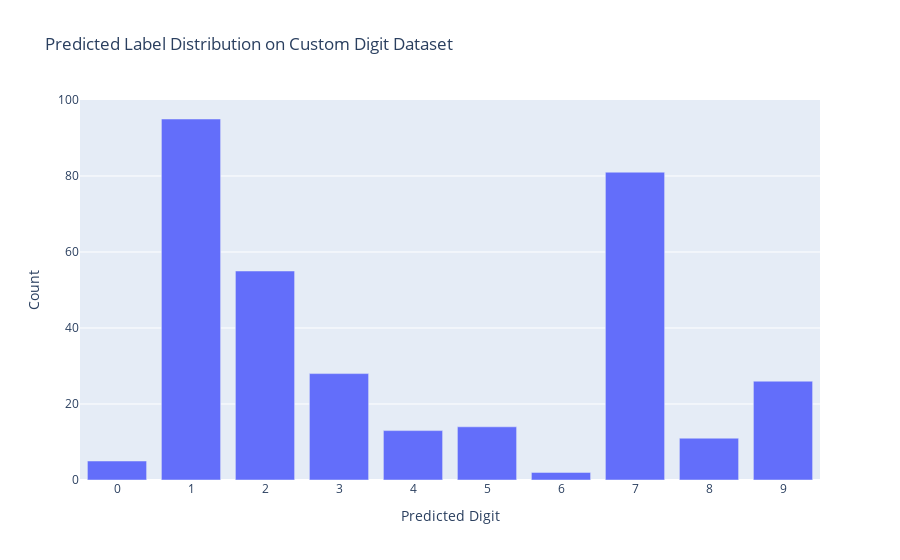

Notebook source saved alongside this figure:
### Code cell
preds = []
model.eval()
with no_grad():
    for img, _ in custom_loader:         
        out = model(img)
        p = out.argmax(dim=1).item()
        preds.append(p)

pred_counts = pd.Series(preds).value_counts().sort_index()

fig_pred = px.bar(
    x=pred_counts.index,
    y=pred_counts.values,
    labels={'x':'Predicted Digit','y':'Count'},
    title='Predicted Label Distribution on Custom Digit Dataset'
)
fig_pred.update_layout(xaxis=dict(tickmode='linear'))
fig_pred.show()

### Figure 1 — Plotly figure (JSON) as saved in the notebook; plotly's stock layout.template omitted (floating-point values rounded to 4 significant figures)
{"data": [{"hovertemplate": "Predicted Digit=%{x}<br>Count=%{y}<extra></extra>", "legendgroup": "", "marker": {"color": "#636efa", "pattern": {"shape": ""}}, "name": "", "orientation": "v", "showlegend": false, "textposition": "auto", "type": "bar", "x": [0, 1, 2, 3, 4, 5, 6, 7, 8, 9], "xaxis": "x", "y": [5, 95, 55, 28, 13, 14, 2, 81, 11, 26], "yaxis": "y"}], "layout": {"barmode": "relative", "legend": {"tracegroupgap": 0}, "title": {"text": "Predicted Label Distribution on Custom Digit Dataset"}, "xaxis": {"anchor": "y", "domain": [0, 1], "tickmode": "linear", "title": {"text": "Predicted Digit"}}, "yaxis": {"anchor": "x", "domain": [0, 1], "title": {"text": "Count"}}}}
